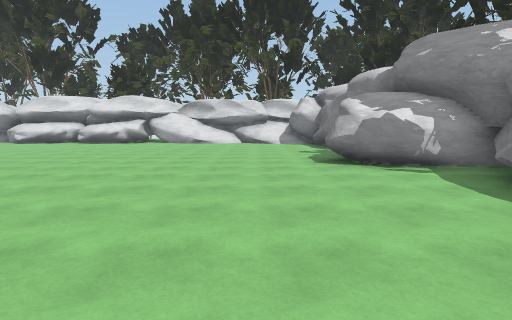
view 1 (above)

24 first-person views from a walk through a Unity game level. The camera is 1.5 m above the floor, tilts 6° down and sees 80° across. The floor is counted in squares, 2 m on a side. Each view is taken from the middle of a square. On the plan, view 1 faces up. The plan holds only what a view shows up to about 10 squares ahead; the rest is blank. The place goes on beyond the plan. Some surface patterns are stand-ins.

view 2
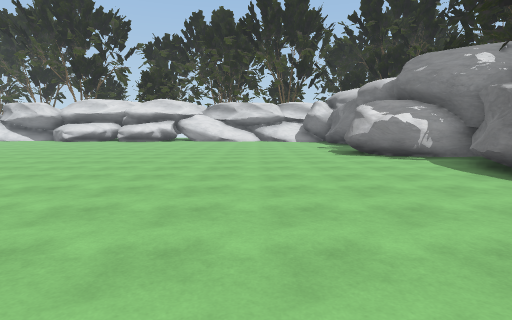

view 3
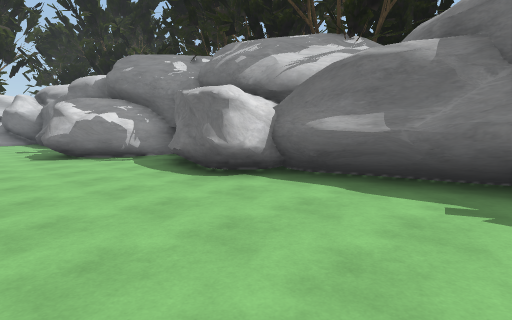

view 4
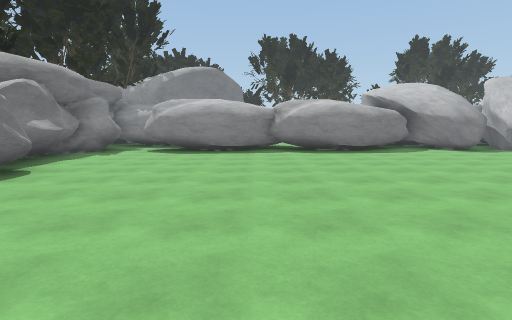

view 5
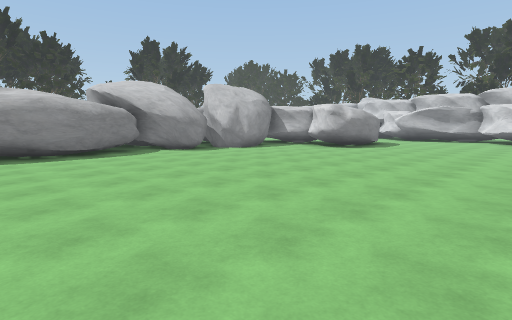

view 6
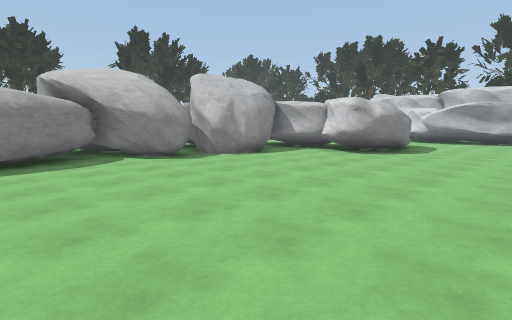

view 7
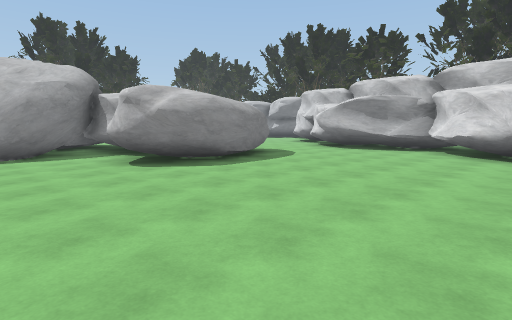

view 8
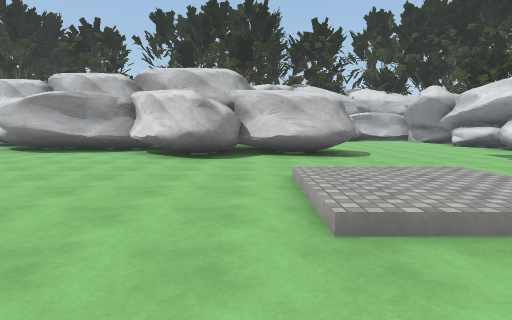

view 9
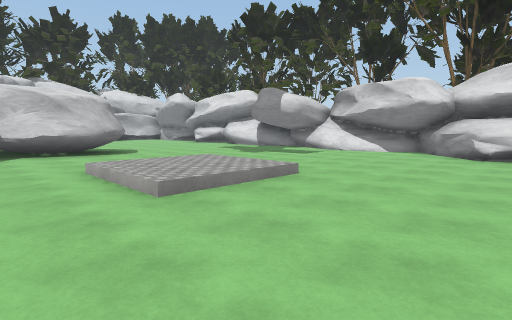

view 10
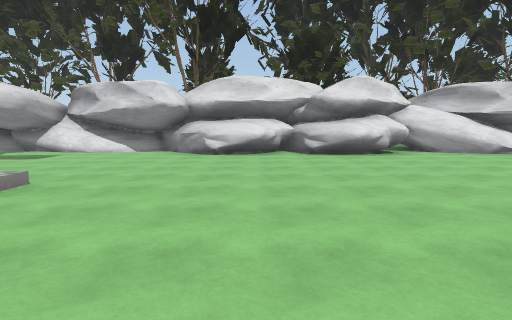

view 11
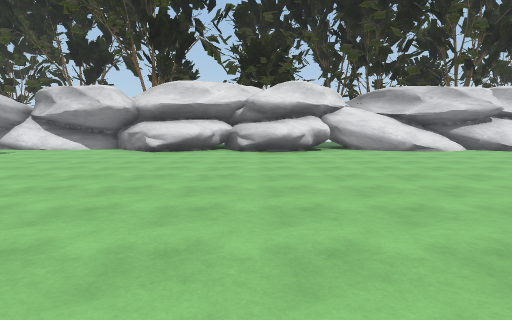

view 12
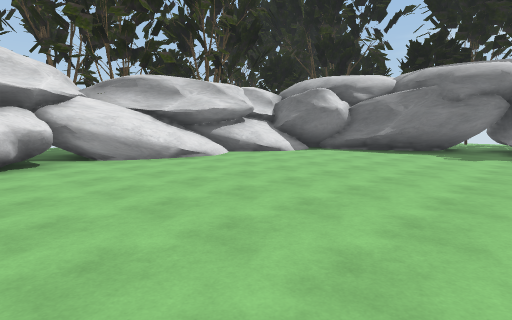

view 13
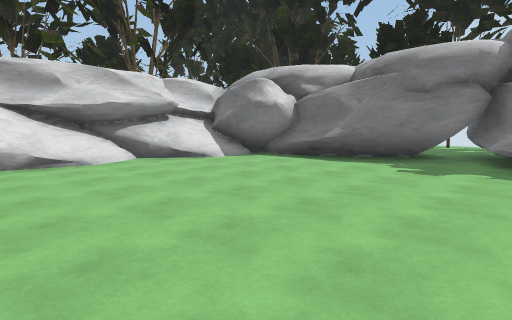

view 14
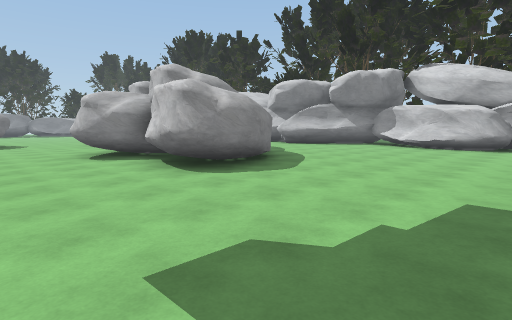

view 15
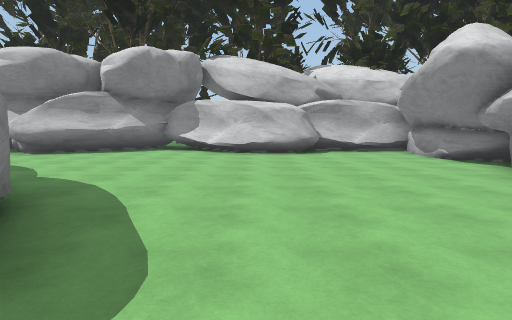

view 16
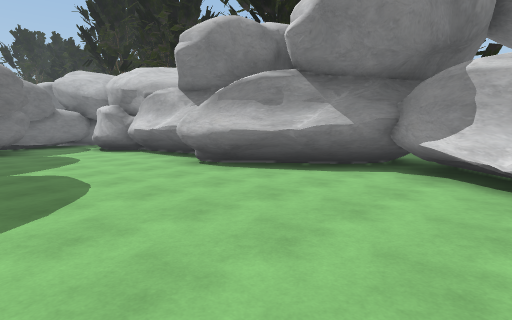

view 17
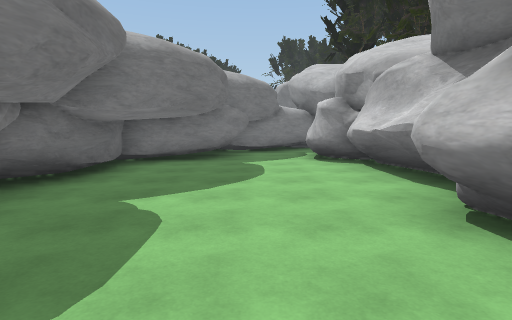

view 18
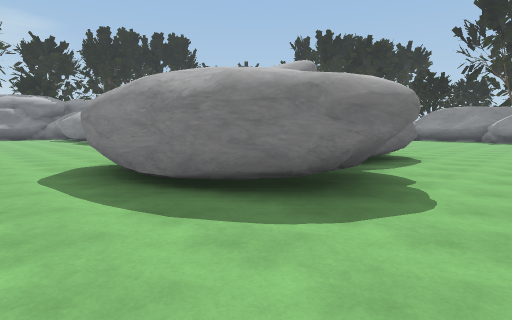

view 19
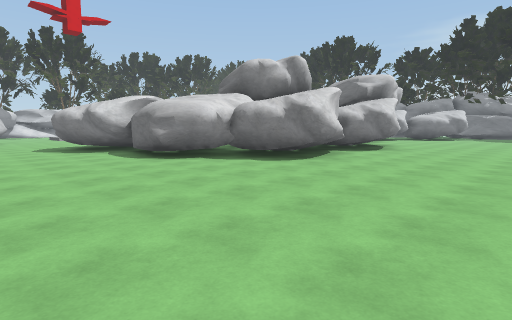

view 20
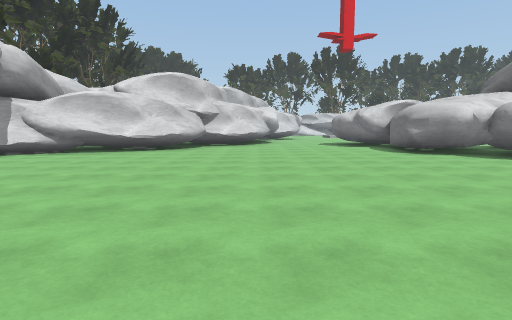

view 21
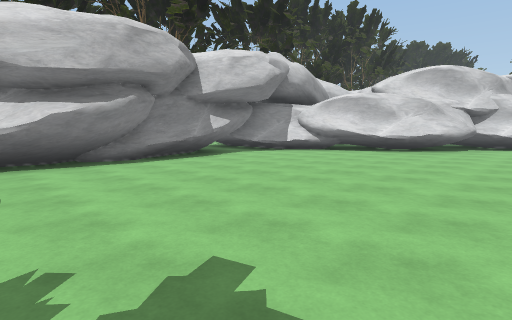

view 22
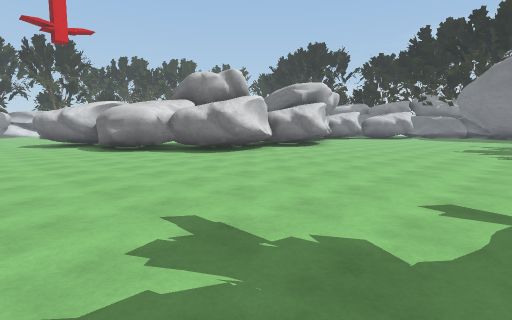

view 23
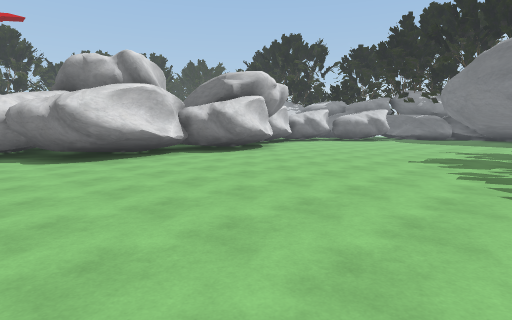

view 24
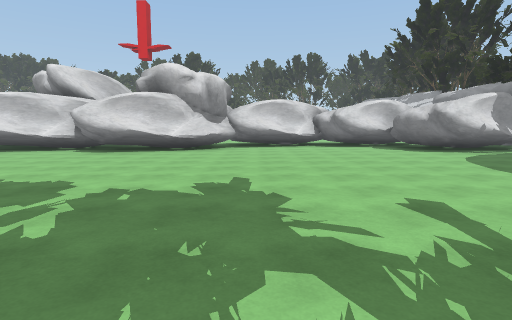

### Floor plan
Key: @ floor where view 1 was taken; # wall or solid block; . main floor; : floor 0.25 m higher than the main floor; / step, stairs or slope; = window, fence, low wall or low ledge; ^ raised ledge.
Columns run from 30 left of view 1 to 5 right of it. Each row starts with its distance up from view 1.
 16  #####   #  #######     #########
 15  #.....  ..  .....#######.#===^^##
 14  #....................#^ .......##
 13  #...............................#
 12  ##..............................#
 11  ##..............................#=
 10  #.............///...............##
  9 ##.......###...::/................#
  8 #.......####...::/...............
  7 =#.....   #.....................#
  6  ##....   ##....................###
  5   #....   ##......................#
  4   #....# ###......................#
  3   #....###.......................##
  2   #....###.......................##
  1   #....####.......................#
  0   #...#####...####............@...#
 -1   #..### # ..##  #................##
 -2    ..##=#  ..#   ..................#
 -3    #####.  ..##  #.##....########.##
 -4       #..  ...#  #########
 -5     ###.......#
 -6   ###.........##
 -7   #............##
 -8   .............#########......####
 -9   #.............##..##.........##
-10   #..............................
-11   #.............................
-12   #............................
-13   #...........................
-14   =...........................
-15    ..........................
-16           ...........  .....
-17                         ...
-18                          .

Positions as (right, up) in squares from view 1, and headings:
1: (0, 0), facing up
2: (-1, -2), facing up
3: (0, -2), facing up-right
4: (-1, 7), facing down
5: (-2, 6), facing down-left
6: (-4, 4), facing down-left
7: (-10, 6), facing down-left
8: (-11, 7), facing left
9: (-10, 6), facing up-left
10: (-10, 6), facing up
11: (-8, 5), facing up
12: (-7, 8), facing up-right
13: (-4, 8), facing up-right
14: (-16, 14), facing down-left
15: (-19, 11), facing left
16: (-24, 10), facing down-left
17: (-26, 7), facing down
18: (-19, 2), facing down-right
19: (-20, -13), facing up-right
20: (-21, -15), facing up
21: (-21, -15), facing up-left
22: (-20, -16), facing up-right
23: (-16, -16), facing up-right
24: (-5, -18), facing up
